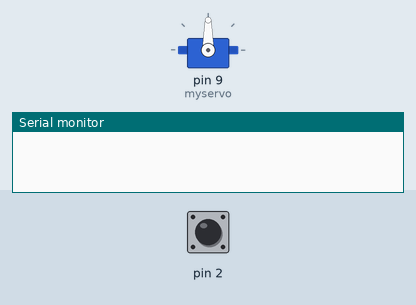
Recording of a sketch running on a simulated Arduino Uno, built with avr-gcc and run on an emulated ATmega328P. Parts: servo, the last lines printed to the serial monitor. The test bench sets the inputs (shaded band); at power-on: pin 2 HIGH.

Above: at 1.2 s.
1.3 s: pin 2 pulled LOW for 0.15 s
At 4.0 s:
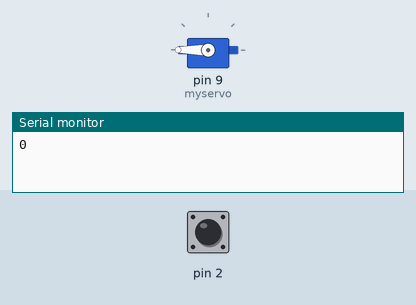
4.3 s: pin 2 pulled LOW for 1 s
At 4.46 s:
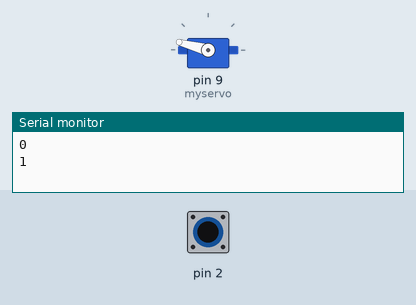
Timing chart, 0 to 8.5 s (numbered marks = the images above; inputs shaded):
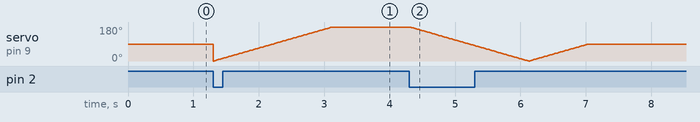

The sketch:

servo_and_flag.ino
```cpp
#include <Servo.h>
int flag = 0;
int pos = 0;
Servo myservo;
// the setup function runs once when you press reset or power the board
void setup() {
  // initialize digital pin LED_BUILTIN as an output.
  pinMode(2, INPUT_PULLUP);
  myservo.attach(9);
  Serial.begin(9600);
}

// the loop function runs over and over again forever
void loop() {

  int sensorVal = digitalRead(2);

  if (sensorVal==0){
    if(flag==0){
      Serial.println(flag);
      for (pos=0; pos <= 180; pos += 1) { // goes from 0 degrees to 180 degrees
        // in steps of 1 degree
        myservo.write(pos);              // tell servo to go to position in variable 'pos'
        delay(10);
      }
      flag=1;
    }
    else if(flag==1)
    {
      Serial.println(flag);
      for (pos=180; pos >= 0; pos -= 1) { // goes from 0 degrees to 180 degrees
        myservo.write(pos);              // tell servo to go to position in variable 'pos'
        delay(10);
      }
      for (pos=0; pos <= 90; pos += 1) { // goes from 0 degrees to 180 degrees
        myservo.write(pos);              // tell servo to go to position in variable 'pos'
        delay(10);
      }
      flag=0;
    }
    /*
    else if(flag==2)
    {

    }
    else if(flag==3)
    {

    }
    */
  }
}
```
